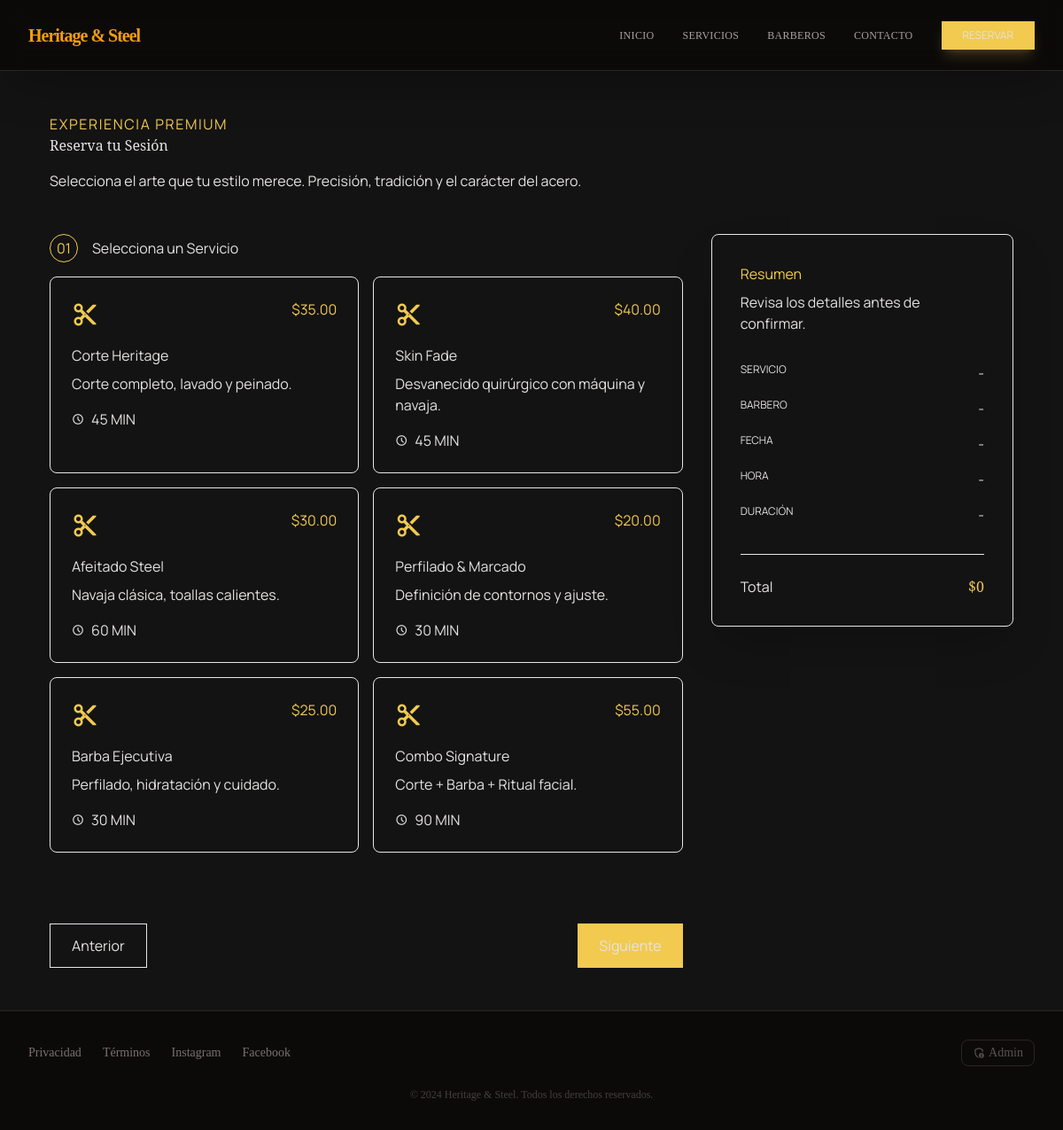
The app's page /reservas with its own data.
### app/models/models.py (models this page shows)
class Service(db.Model):
    id = db.Column(db.Integer, primary_key=True)
    name = db.Column(db.String(100), nullable=False)
    description = db.Column(db.Text)
    duration = db.Column(db.Integer)  # minutos
    price = db.Column(db.Float, nullable=False)
    category = db.Column(db.String(50))

### app/routes/public.py (the view, shortened to what this page needs)
@public_bp.route('/reservas', methods=['GET', 'POST'])
def reservas():
    barbers = Barber.query.filter_by(is_active=True).all()
    services = Service.query.all()
    return render_template('reservas.html', barbers=barbers, services=services,
                           selected_service=None, selected_barber=None,
                           selected_date=None, selected_time=None)

### app/templates/reservas.html (shortened to what this page needs)
{% extends "base.html" %}
{% block content %}
<section class="max-w-6xl mx-auto px-4 md:px-8 py-12">
    <div class="mb-12">
        <span class="font-label-caps text-primary uppercase tracking-widest">Experiencia Premium</span>
        <h1 class="font-headline-xl text-on-background mb-4">Reserva tu Sesión</h1>
        <p class="font-body-lg text-on-surface-variant max-w-2xl">Selecciona el arte que tu estilo merece. Precisión, tradición y el carácter del acero.</p>
    </div>
    <form method="POST" action="{{ url_for('public.reservas') }}" id="booking-form">
    <div class="grid grid-cols-1 lg:grid-cols-12 gap-8">
        <div class="lg:col-span-8 space-y-12">
            <div id="step1">
                <div class="flex items-center gap-4 mb-4">
                    <span class="w-8 h-8 rounded-full border border-primary flex items-center justify-center font-label-caps text-primary">01</span>
                    <h2 class="font-headline-md">Selecciona un Servicio</h2>
                </div>
                <div class="grid grid-cols-1 md:grid-cols-2 gap-4">
                    {% for service in services %}
                    <div class="group relative bg-surface-container-high border border-outline-variant p-6 rounded-lg cursor-pointer service-card"
                         data-id="{{ service.id }}" data-price="{{ service.price }}" data-duration="{{ service.duration }}" data-name="{{ service.name }}">
                        <div class="flex justify-between items-start mb-4">
                            <span class="material-symbols-outlined text-primary text-3xl">content_cut</span>
                            <span class="font-headline-md text-primary">${{ "%.2f"|format(service.price) }}</span>
                        </div>
                        <h3 class="font-headline-md text-on-background group-hover:text-primary">{{ service.name }}</h3>
                        <p class="font-body-md text-on-surface-variant mt-2">{{ service.description }}</p>
                        <div class="mt-4 flex items-center gap-2 text-label-caps text-on-tertiary-fixed-variant uppercase">
                            <span class="material-symbols-outlined text-sm">schedule</span>
                            <span>{{ service.duration }} Min</span>
                        </div>
                    </div>
                    {% endfor %}
                </div>
            </div>
            <div class="flex justify-between pt-8">
                <button type="button" id="prev-btn" class="px-6 py-3 border border-outline-variant font-label-caps hover:bg-surface-container transition" disabled>Anterior</button>
                <button type="button" id="next-btn" class="px-6 py-3 bg-primary text-on-primary font-label-caps hover:bg-primary-container transition">Siguiente</button>
            </div>
        </div>
        <div class="lg:col-span-4">
            <div class="sticky top-28 bg-surface-container-high border border-outline p-8 rounded-lg shadow-2xl space-y-8">
                <div>
                    <h3 class="font-headline-lg text-primary mb-2">Resumen</h3>
                    <p class="font-body-md text-on-surface-variant">Revisa los detalles antes de confirmar.</p>
                </div>
                <div class="space-y-4">
                    <div class="flex justify-between"><span class="text-on-surface-variant text-xs uppercase">Servicio</span><span id="summary-service">-</span></div>
                    <div class="flex justify-between"><span class="text-on-surface-variant text-xs uppercase">Barbero</span><span id="summary-barber">-</span></div>
                    <div class="flex justify-between"><span class="text-on-surface-variant text-xs uppercase">Fecha</span><span id="summary-date">-</span></div>
                    <div class="flex justify-between"><span class="text-on-surface-variant text-xs uppercase">Hora</span><span id="summary-time">-</span></div>
                    <div class="flex justify-between"><span class="text-on-surface-variant text-xs uppercase">Duración</span><span id="summary-duration">-</span></div>
                </div>
                <div class="pt-6 border-t border-outline-variant">
                    <div class="flex justify-between items-end">
                        <span class="font-headline-md">Total</span>
                        <span class="font-headline-xl text-primary" id="summary-price">$0</span>
                    </div>
                </div>
            </div>
        </div>
    </div>
    </form>
</section>
{% endblock %}

### app/templates/base.html (style rules this page uses)
.material-symbols-outlined { font-variation-settings: 'FILL' 0, 'wght' 400, 'GRAD' 0, 'opsz' 24; }

### records on screen
Service: price "35.00", name "Corte Heritage", description "Corte completo, lavado y peinado.", duration "45"
Service: price "40.00", name "Skin Fade", description "Desvanecido quirúrgico con máquina y navaja.", duration "45"
Service: price "30.00", name "Afeitado Steel", description "Navaja clásica, toallas calientes.", duration "60"
Service: price "20.00", name "Perfilado & Marcado", description "Definición de contornos y ajuste.", duration "30"
Service: price "25.00", name "Barba Ejecutiva", description "Perfilado, hidratación y cuidado.", duration "30"
Service: price "55.00", name "Combo Signature", description "Corte + Barba + Ritual facial.", duration "90"
